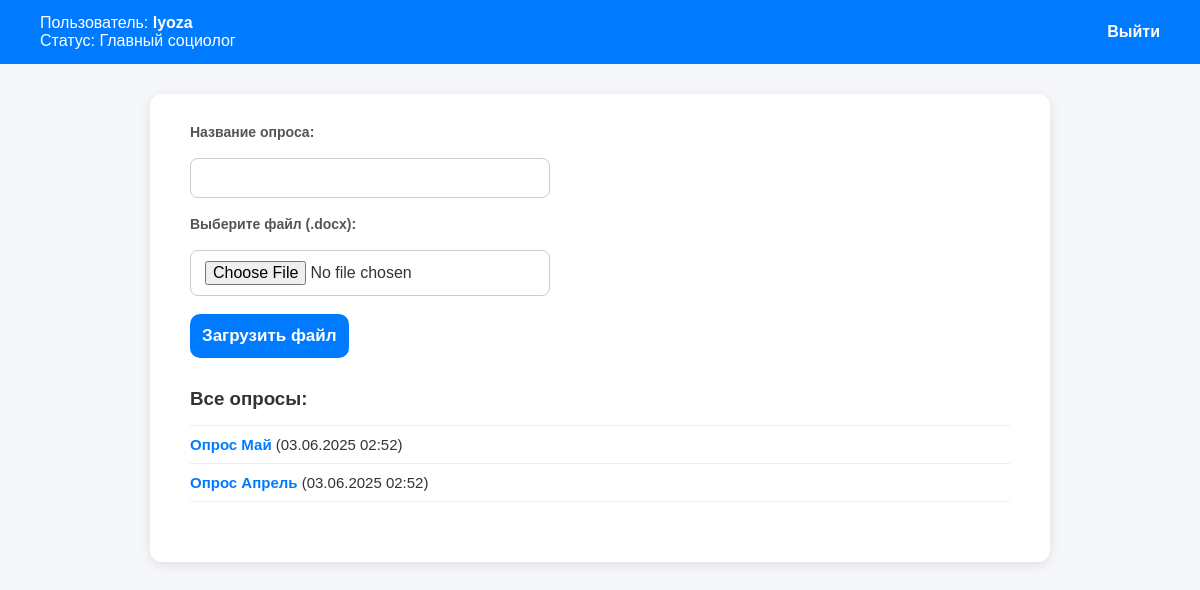
The page /upload/ (signed in) on the database its author committed.
### core/models.py (models this page shows)
class Survey(models.Model):
    title = models.CharField(max_length=255)
    created_at = models.DateTimeField(auto_now_add=True)

### core/views.py (the view)
# urls.py: path('upload/', upload_form, name='upload_form'),  # HTML-форма
@group_required('lead')
def upload_form(request):
    surveys = Survey.objects.all().order_by('-created_at')
    return render(request, 'upload.html', {'surveys': surveys})

### core/views.py (called while the page is built)
def group_required(group_name):
    def in_group(u):
        return u.is_authenticated and u.groups.filter(name=group_name).exists()
    return user_passes_test(in_group, login_url='/no-permission/' )

### core/templates/upload.html (shortened to what this page needs)
<!DOCTYPE html>
<html lang="ru">
<head>
</head>
<body>
<header>
  <div class="user-info">
    Пользователь: <strong>{{ request.user.username }}</strong><br>
    Статус: Главный социолог
  </div>
  <a href="{% url 'logout' %}" class="logout-link">Выйти</a>
</header>
<div class="container">
  <form method="post" enctype="multipart/form-data" action="{% url 'upload-docx' %}">
    <label for="title">Название опроса:</label>
    <div class="form-input-wrapper">
      <input type="text" name="title" id="title" required>
    </div>
    <label for="file">Выберите файл (.docx):</label>
    <div class="form-input-wrapper">
      <input type="file" name="file" id="file" accept=".docx" required>
    </div>
    <button type="submit">Загрузить файл</button>
  </form>
  <h3>Все опросы:</h3>
  <ul>
    {% for s in surveys %}
      <li><a href="{% url 'survey_detail' s.id %}">{{ s.title }}</a> ({{ s.created_at|date:"d.m.Y H:i" }})</li>
    {% empty %}
      <li>Опросов пока нет</li>
    {% endfor %}
  </ul>
</div>
</body>
</html>

### core/templates/upload.html (style rules this page uses)
body { margin: 0; font-family: Arial, sans-serif; background: #f5f7fa; color: #333; }
header { display: flex; justify-content: space-between; align-items: center; background: #007bff; color: white; padding: 14px 40px; }
header .user-info { font-size: 16px; }
header .user-info strong { font-weight: 700; }
header a.logout-link { color: white; font-weight: 600; text-decoration: none; font-size: 16px; }
.container { background: white; margin: 30px auto; padding: 30px 40px; border-radius: 12px; box-shadow: 0 3px 12px rgb(0 0 0 / 0.1); width: 81vw; max-width: 900px; box-sizing: border-box; }
form { display: flex; flex-direction: column; gap: 18px; margin-bottom: 30px; }
label { font-weight: 600; font-size: 14px; color: #555; }
.form-input-wrapper { max-width: 360px; width: 100%; }
input[type="text"], input[type="file"] { padding: 10px 14px; font-size: 16px; border: 1.8px solid #ccc; border-radius: 8px; box-sizing: border-box; transition: border-color 0.25s ease; width: 100%; }
button { max-width: 180px; padding: 12px; font-size: 17px; font-weight: 600; border: none; border-radius: 10px; background-color: #007bff; color: white; cursor: pointer; transition: background-color 0.3s ease; align-self: flex-start; }
h3 { font-weight: 700; color: #333; margin-bottom: 15px; }
ul { list-style: none; padding-left: 0; margin: 0 0 30px 0; max-height: 240px; overflow-y: auto; border-top: 1px solid #eee; border-bottom: 1px solid #eee; }
ul li { padding: 10px 0; border-bottom: 1px solid #eee; font-size: 15px; }
ul li:last-child { border-bottom: none; }
ul li a { text-decoration: none; color: #007bff; font-weight: 600; }

### rows shown on the page
Survey: title "Опрос Май", created_at "03.06.2025 02:52"
Survey: title "Опрос Апрель", created_at "03.06.2025 02:52"

### other values the page prints
{{ request.user.username }} "lyoza"
